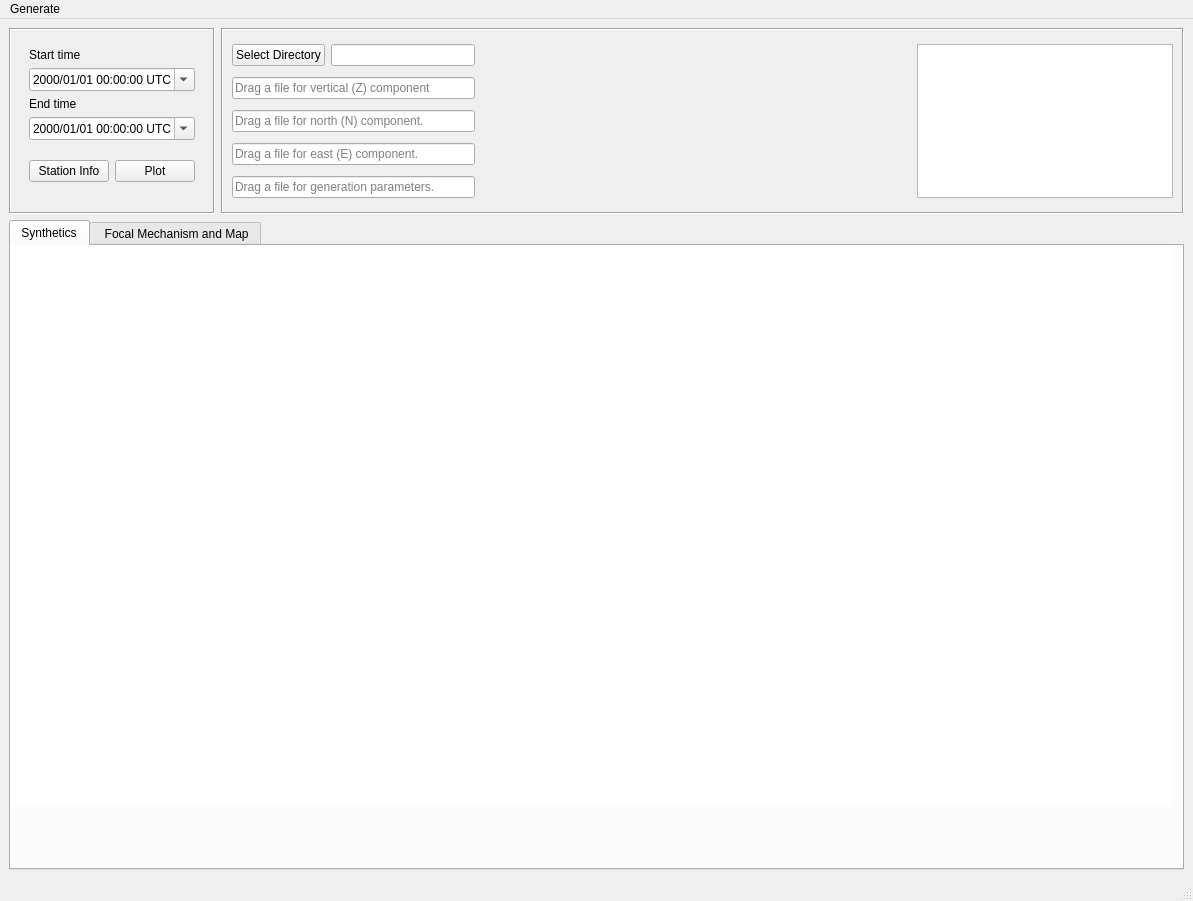
<?xml version="1.0" encoding="UTF-8"?>
<ui version="4.0">
 <class>MainWindow</class>
 <widget class="QMainWindow" name="MainWindow">
  <property name="geometry">
   <rect>
    <x>0</x>
    <y>0</y>
    <width>1193</width>
    <height>901</height>
   </rect>
  </property>
  <property name="windowTitle">
   <string>MainWindow</string>
  </property>
  <widget class="QWidget" name="centralwidget">
   <layout class="QVBoxLayout" name="verticalLayout_6">
    <item>
     <layout class="QHBoxLayout" name="horizontalLayout">
      <property name="leftMargin">
       <number>0</number>
      </property>
      <property name="topMargin">
       <number>0</number>
      </property>
      <item>
       <widget class="QFrame" name="toolQFrame">
        <property name="sizePolicy">
         <sizepolicy hsizetype="Minimum" vsizetype="Minimum">
          <horstretch>0</horstretch>
          <verstretch>0</verstretch>
         </sizepolicy>
        </property>
        <property name="maximumSize">
         <size>
          <width>250</width>
          <height>16777215</height>
         </size>
        </property>
        <property name="styleSheet">
         <string notr="true"/>
        </property>
        <property name="frameShape">
         <enum>QFrame::Box</enum>
        </property>
        <property name="frameShadow">
         <enum>QFrame::Sunken</enum>
        </property>
        <layout class="QVBoxLayout" name="verticalLayout">
         <property name="spacing">
          <number>2</number>
         </property>
         <property name="bottomMargin">
          <number>1</number>
         </property>
         <item>
          <widget class="QWidget" name="widget_2" native="true">
           <property name="sizePolicy">
            <sizepolicy hsizetype="Minimum" vsizetype="Minimum">
             <horstretch>0</horstretch>
             <verstretch>0</verstretch>
            </sizepolicy>
           </property>
           <layout class="QVBoxLayout" name="verticalLayout_2">
            <item>
             <widget class="QLabel" name="label_23">
              <property name="sizePolicy">
               <sizepolicy hsizetype="Preferred" vsizetype="Fixed">
                <horstretch>0</horstretch>
                <verstretch>0</verstretch>
               </sizepolicy>
              </property>
              <property name="text">
               <string>Start time</string>
              </property>
             </widget>
            </item>
            <item>
             <widget class="QDateTimeEdit" name="dateTimeEdit_4">
              <property name="currentSection">
               <enum>QDateTimeEdit::YearSection</enum>
              </property>
              <property name="displayFormat">
               <string>yyyy/MM/dd hh:mm:ss UTC</string>
              </property>
              <property name="calendarPopup">
               <bool>true</bool>
              </property>
              <property name="timeSpec">
               <enum>Qt::LocalTime</enum>
              </property>
             </widget>
            </item>
            <item>
             <widget class="QLabel" name="label_24">
              <property name="sizePolicy">
               <sizepolicy hsizetype="Preferred" vsizetype="Fixed">
                <horstretch>0</horstretch>
                <verstretch>0</verstretch>
               </sizepolicy>
              </property>
              <property name="text">
               <string>End time</string>
              </property>
             </widget>
            </item>
            <item>
             <widget class="QDateTimeEdit" name="dateTimeEdit_5">
              <property name="currentSection">
               <enum>QDateTimeEdit::YearSection</enum>
              </property>
              <property name="displayFormat">
               <string>yyyy/MM/dd hh:mm:ss UTC</string>
              </property>
              <property name="calendarPopup">
               <bool>true</bool>
              </property>
              <property name="timeSpec">
               <enum>Qt::LocalTime</enum>
              </property>
             </widget>
            </item>
           </layout>
          </widget>
         </item>
         <item alignment="Qt::AlignTop">
          <widget class="QWidget" name="gridWidget_6" native="true">
           <property name="sizePolicy">
            <sizepolicy hsizetype="Minimum" vsizetype="Minimum">
             <horstretch>0</horstretch>
             <verstretch>0</verstretch>
            </sizepolicy>
           </property>
           <layout class="QGridLayout" name="gridLayout_6">
            <property name="verticalSpacing">
             <number>6</number>
            </property>
            <item row="0" column="0">
             <widget class="QPushButton" name="stationsBtn">
              <property name="text">
               <string>Station Info</string>
              </property>
             </widget>
            </item>
            <item row="0" column="1">
             <widget class="QPushButton" name="plotBtn">
              <property name="text">
               <string>Plot</string>
              </property>
             </widget>
            </item>
           </layout>
          </widget>
         </item>
         <item alignment="Qt::AlignTop">
          <widget class="QWidget" name="gridWidget_7" native="true">
           <property name="sizePolicy">
            <sizepolicy hsizetype="Minimum" vsizetype="Minimum">
             <horstretch>0</horstretch>
             <verstretch>0</verstretch>
            </sizepolicy>
           </property>
           <layout class="QGridLayout" name="gridLayout_7"/>
          </widget>
         </item>
        </layout>
       </widget>
      </item>
      <item>
       <widget class="QFrame" name="frame">
        <property name="acceptDrops">
         <bool>true</bool>
        </property>
        <property name="frameShape">
         <enum>QFrame::Box</enum>
        </property>
        <property name="frameShadow">
         <enum>QFrame::Sunken</enum>
        </property>
        <layout class="QGridLayout" name="gridLayout">
         <property name="leftMargin">
          <number>9</number>
         </property>
         <property name="topMargin">
          <number>9</number>
         </property>
         <property name="rightMargin">
          <number>9</number>
         </property>
         <property name="bottomMargin">
          <number>9</number>
         </property>
         <item row="0" column="2" rowspan="5" colspan="2">
          <widget class="QWidget" name="fileSelectorWidget" native="true">
           <property name="sizePolicy">
            <sizepolicy hsizetype="Expanding" vsizetype="Preferred">
             <horstretch>6</horstretch>
             <verstretch>0</verstretch>
            </sizepolicy>
           </property>
           <property name="minimumSize">
            <size>
             <width>0</width>
             <height>100</height>
            </size>
           </property>
           <property name="styleSheet">
            <string notr="true"/>
           </property>
           <layout class="QVBoxLayout" name="verticalLayout_5">
            <property name="spacing">
             <number>0</number>
            </property>
            <property name="leftMargin">
             <number>0</number>
            </property>
            <property name="topMargin">
             <number>0</number>
            </property>
            <property name="rightMargin">
             <number>0</number>
            </property>
            <property name="bottomMargin">
             <number>0</number>
            </property>
           </layout>
          </widget>
         </item>
         <item row="0" column="1">
          <widget class="QLineEdit" name="rootPathForm_3C">
           <property name="sizePolicy">
            <sizepolicy hsizetype="Expanding" vsizetype="Fixed">
             <horstretch>4</horstretch>
             <verstretch>0</verstretch>
            </sizepolicy>
           </property>
           <property name="readOnly">
            <bool>true</bool>
           </property>
           <property name="clearButtonEnabled">
            <bool>false</bool>
           </property>
          </widget>
         </item>
         <item row="3" column="0" colspan="2">
          <widget class="QLineEdit" name="eastQLineEdit">
           <property name="sizePolicy">
            <sizepolicy hsizetype="Expanding" vsizetype="Fixed">
             <horstretch>2</horstretch>
             <verstretch>0</verstretch>
            </sizepolicy>
           </property>
           <property name="readOnly">
            <bool>false</bool>
           </property>
           <property name="placeholderText">
            <string>Drag a file for east (E) component.</string>
           </property>
           <property name="clearButtonEnabled">
            <bool>true</bool>
           </property>
          </widget>
         </item>
         <item row="0" column="4" rowspan="5">
          <widget class="QPlainTextEdit" name="paramsTextEdit"/>
         </item>
         <item row="4" column="0" colspan="2">
          <widget class="QLineEdit" name="paramsPathLineEdit">
           <property name="placeholderText">
            <string>Drag a file for generation parameters.</string>
           </property>
           <property name="clearButtonEnabled">
            <bool>true</bool>
           </property>
          </widget>
         </item>
         <item row="2" column="0" colspan="2">
          <widget class="QLineEdit" name="northQLineEdit">
           <property name="sizePolicy">
            <sizepolicy hsizetype="Expanding" vsizetype="Fixed">
             <horstretch>2</horstretch>
             <verstretch>0</verstretch>
            </sizepolicy>
           </property>
           <property name="readOnly">
            <bool>false</bool>
           </property>
           <property name="placeholderText">
            <string>Drag a file for north (N) component.</string>
           </property>
           <property name="clearButtonEnabled">
            <bool>true</bool>
           </property>
          </widget>
         </item>
         <item row="1" column="0" colspan="2">
          <widget class="QLineEdit" name="verticalQLineEdit">
           <property name="sizePolicy">
            <sizepolicy hsizetype="Expanding" vsizetype="Fixed">
             <horstretch>2</horstretch>
             <verstretch>0</verstretch>
            </sizepolicy>
           </property>
           <property name="toolTip">
            <string/>
           </property>
           <property name="inputMethodHints">
            <set>Qt::ImhHiddenText</set>
           </property>
           <property name="inputMask">
            <string/>
           </property>
           <property name="dragEnabled">
            <bool>true</bool>
           </property>
           <property name="readOnly">
            <bool>false</bool>
           </property>
           <property name="placeholderText">
            <string>Drag a file for vertical (Z) component</string>
           </property>
           <property name="clearButtonEnabled">
            <bool>true</bool>
           </property>
          </widget>
         </item>
         <item row="0" column="0">
          <widget class="QPushButton" name="selectDirBtn_3C">
           <property name="sizePolicy">
            <sizepolicy hsizetype="Expanding" vsizetype="Fixed">
             <horstretch>1</horstretch>
             <verstretch>0</verstretch>
            </sizepolicy>
           </property>
           <property name="maximumSize">
            <size>
             <width>150</width>
             <height>16777215</height>
            </size>
           </property>
           <property name="text">
            <string>Select Directory</string>
           </property>
          </widget>
         </item>
        </layout>
       </widget>
      </item>
     </layout>
    </item>
    <item>
     <widget class="QTabWidget" name="tabWidget">
      <property name="currentIndex">
       <number>0</number>
      </property>
      <widget class="QWidget" name="tab">
       <attribute name="title">
        <string>Synthetics</string>
       </attribute>
       <widget class="QFrame" name="plotMatWidget_3C">
        <property name="geometry">
         <rect>
          <x>0</x>
          <y>0</y>
          <width>1161</width>
          <height>561</height>
         </rect>
        </property>
        <property name="sizePolicy">
         <sizepolicy hsizetype="Preferred" vsizetype="Preferred">
          <horstretch>0</horstretch>
          <verstretch>4</verstretch>
         </sizepolicy>
        </property>
        <property name="minimumSize">
         <size>
          <width>0</width>
          <height>300</height>
         </size>
        </property>
        <property name="styleSheet">
         <string notr="true">background-color: rgb(255, 255, 255);</string>
        </property>
        <layout class="QVBoxLayout" name="verticalLayout_9">
         <property name="leftMargin">
          <number>0</number>
         </property>
         <property name="topMargin">
          <number>0</number>
         </property>
         <property name="rightMargin">
          <number>0</number>
         </property>
         <property name="bottomMargin">
          <number>0</number>
         </property>
         <item>
          <layout class="QVBoxLayout" name="verticalLayout_3"/>
         </item>
        </layout>
       </widget>
      </widget>
      <widget class="QWidget" name="tab_2">
       <attribute name="title">
        <string> Focal Mechanism and Map</string>
       </attribute>
       <widget class="QWidget" name="layoutWidget">
        <property name="geometry">
         <rect>
          <x>10</x>
          <y>10</y>
          <width>1151</width>
          <height>541</height>
         </rect>
        </property>
        <layout class="QHBoxLayout" name="horizontalLayout_4" stretch="1,2">
         <item>
          <layout class="QHBoxLayout" name="horizontalLayout_2">
           <item>
            <widget class="QWidget" name="widget_fp" native="true">
             <property name="styleSheet">
              <string notr="true">background-color: rgb(255, 255, 255);</string>
             </property>
            </widget>
           </item>
          </layout>
         </item>
         <item>
          <widget class="QWidget" name="map_widget" native="true">
           <property name="styleSheet">
            <string notr="true">background-color: rgb(255, 255, 255);</string>
           </property>
          </widget>
         </item>
        </layout>
       </widget>
      </widget>
     </widget>
    </item>
   </layout>
  </widget>
  <widget class="QMenuBar" name="menubar">
   <property name="geometry">
    <rect>
     <x>0</x>
     <y>0</y>
     <width>1193</width>
     <height>22</height>
    </rect>
   </property>
   <widget class="QMenu" name="menuGenerate">
    <property name="title">
     <string>Generate</string>
    </property>
    <addaction name="actionGenerate_synthetics"/>
   </widget>
   <addaction name="menuGenerate"/>
  </widget>
  <widget class="QStatusBar" name="statusbar"/>
  <action name="actionGenerate_synthetics">
   <property name="text">
    <string>Generate synthetics</string>
   </property>
  </action>
 </widget>
 <resources/>
 <connections/>
</ui>
